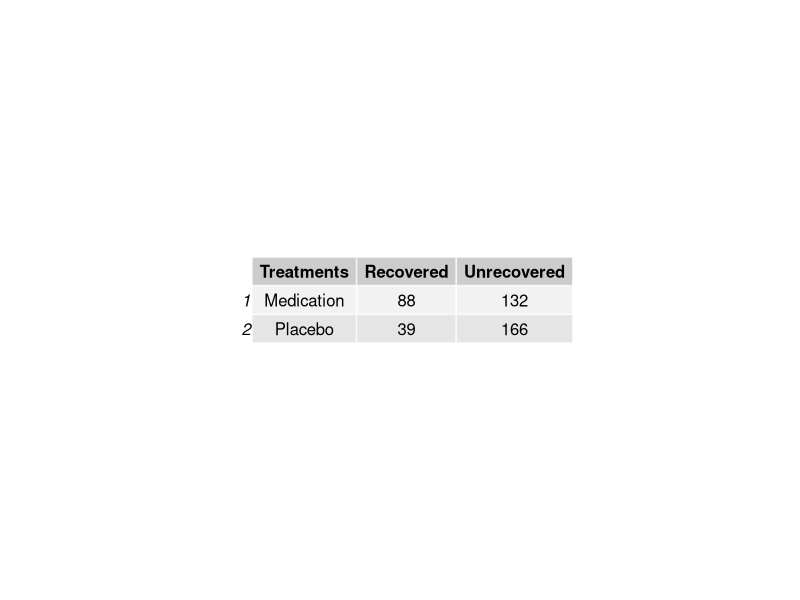
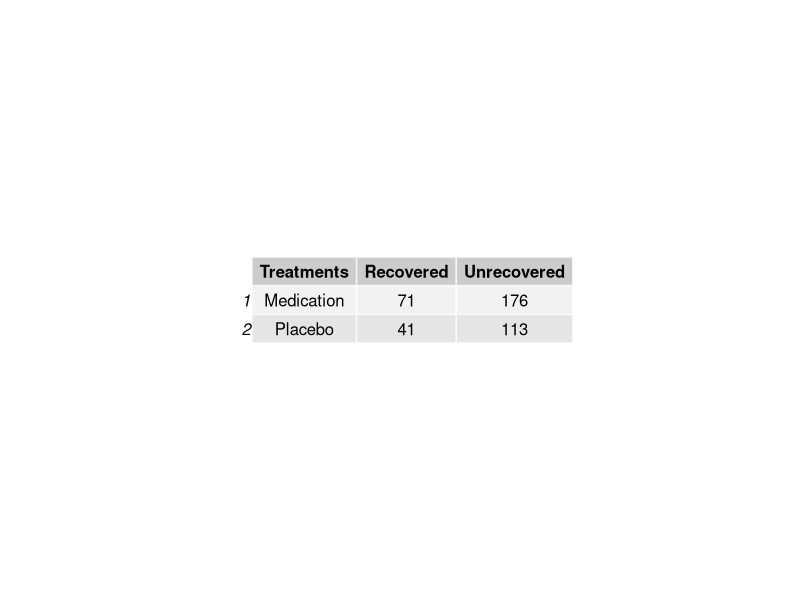
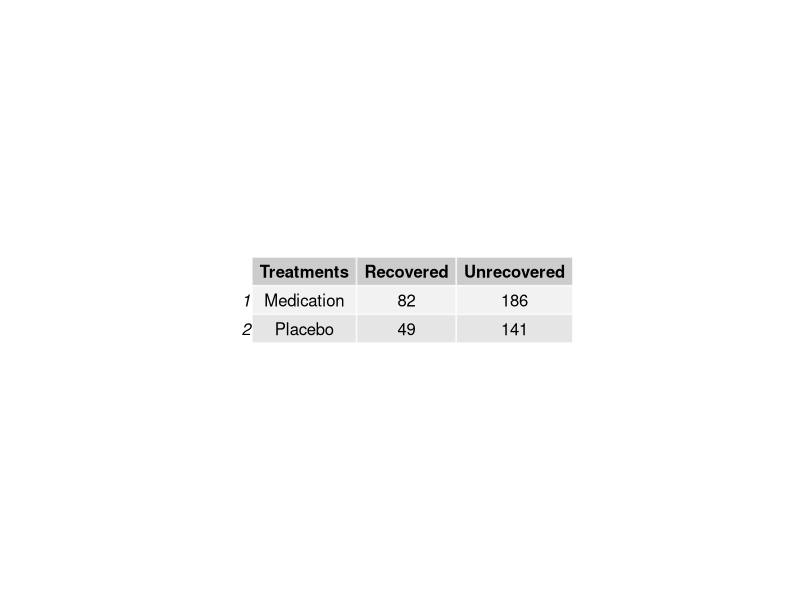
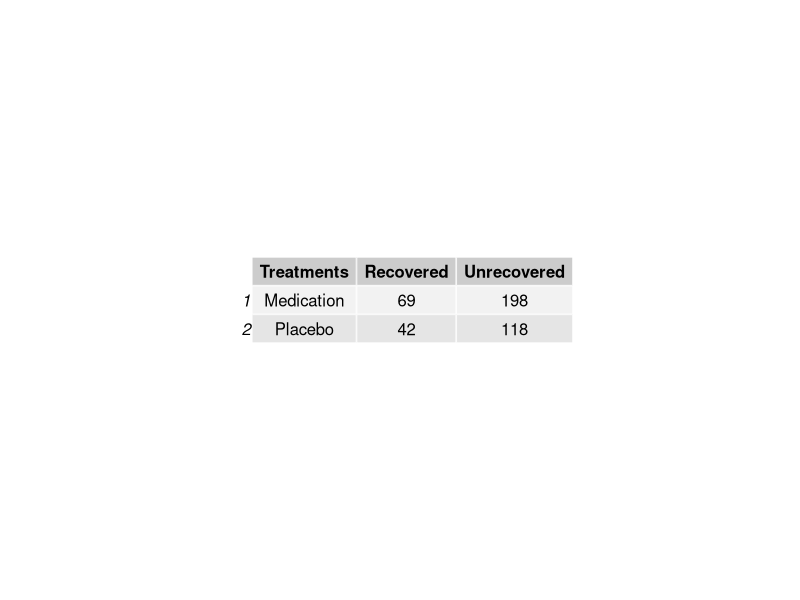
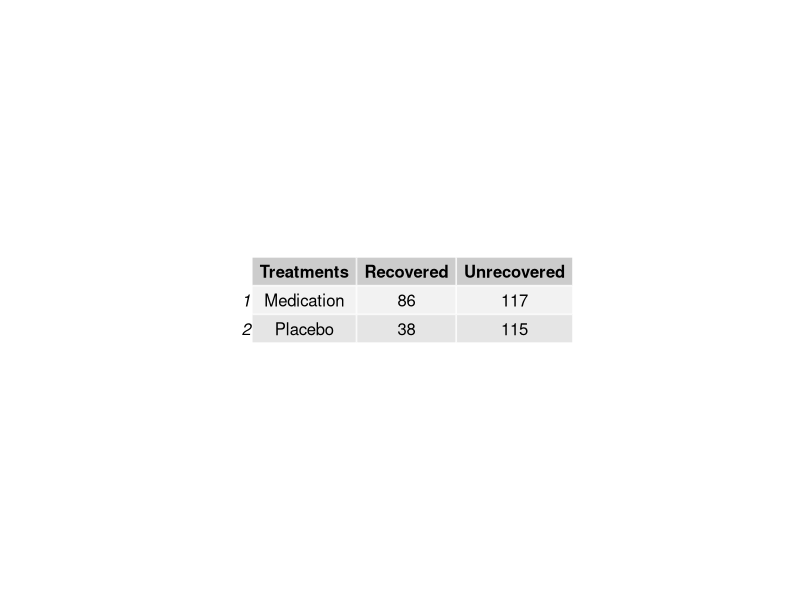
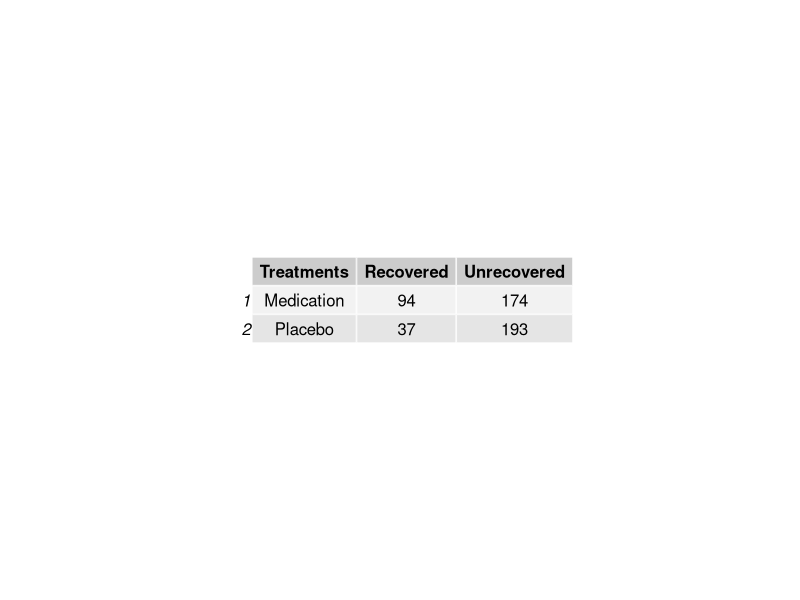
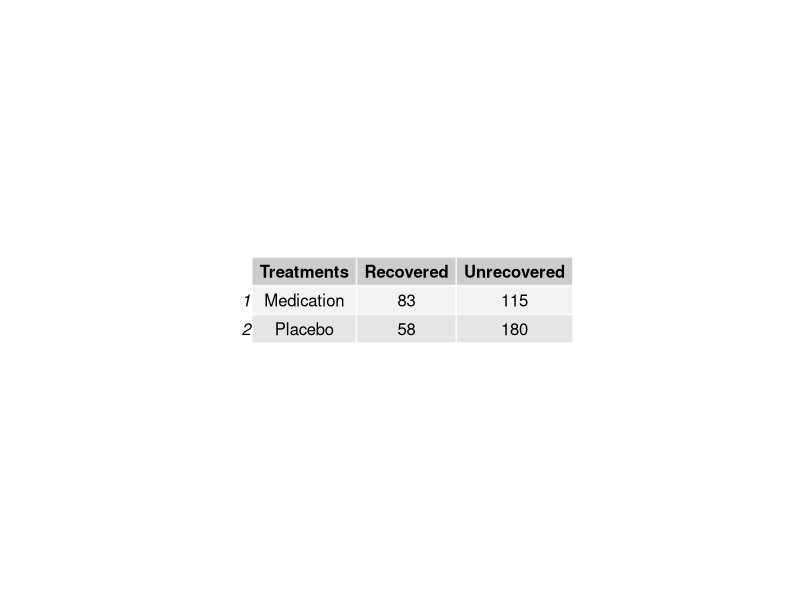
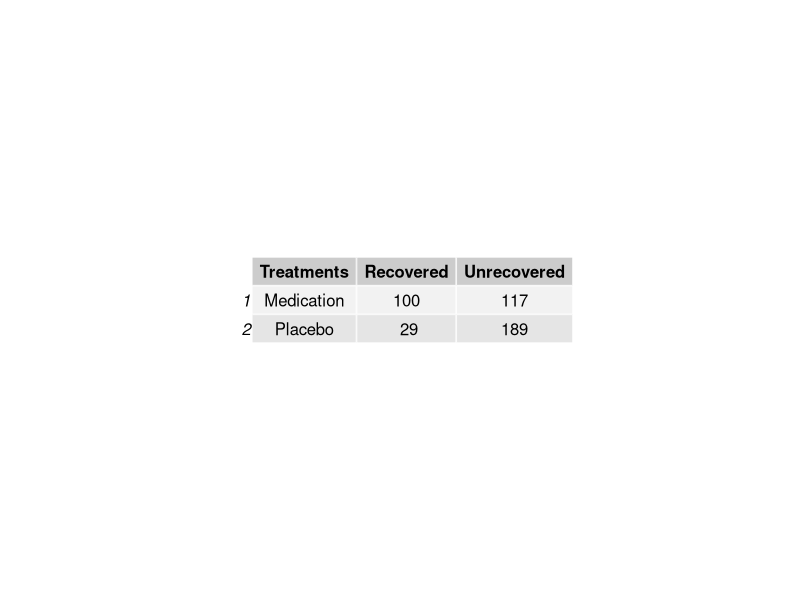

Write R code to recreate these figures, in order. (Note: this script raises an error after producing the figures.)
##### ORPESEMC1 #####
library(gridExtra) # the pacakge needed for this particular question to create multiple grid-level plots in a page
ORPESEMC1= function(
title = "ORPESEMC1", # Question-bank title that will be easily viewable in e-learning
n = 200, # Number of questions to generate
type = "MC", # The question type, one of many possible types on e-learning
answers = 5, # Number of answers per MC question
points.per.q = 4, # Number of points the question is worth (on the test)
difficulty = 1, # An easily viewable difficulty level on e-learning
quest.txt1 = "Both a new medication and placebo were administered to two separate groups of subjects. The subjects were monitored for recovery from an illness and the results were recorded in the 2x2 contingency table above. What is the ",
quest.txt2 = " for recovery in subjects who received the medication vs. those who received the placebo?", # The above 2 question texts are static text for the full question
Treatments = c("Medication", "Placebo"), #creating a vector of the treatment characters in the question
digits = 2, # This is the number of decimal places to round off the data
loc.path = "Images/", # This is the local path used to store any randomly generated image files
e.path = "Images/", # This is the path on e-learning used to store any above-implemented image files
hint = "You can follow your a, b, c, d formula given in lectures and the coursepack.", # This is a student hint, visible to them during the exam on e-learning
feedback = "OR = ad/(bc). SE = sqrt(1/a + 1/b + 1/c + 1/d)" # This is student feedback, visible after the exam
)
{
param <- c("NewQuestion","ID","Title","QuestionText","Points","Difficulty", "Image",
           rep("Option", answers),"Hint","Feedback") # These are setting row names for the CSV file
questions <- data.frame() # This opens a data frame to store the randomly generated questions below
for(i in 1:n)
{
  ID <- paste(title, i, sep = "-") # The ID of the specific question within the bank, title + question number in the loop
  points <- sample(c(rep(0,answers-1),100),replace=F) # The proportion of points assigned to each possible answer, 1 if correct or 0 if incorrect
  corr.ind <- 7 + which.max(points) # This is the row index of the correct answer
  data1 <- sample(c("odds ratio", "standard error of the natural log of the odds ratio"), size = 1)
  Recovered <- c(sample(50:100, size = 1), sample(25:75, size = 1))
  Unrecovered <- sample(100:200, size = 2)
  data <- data.frame(Treatments, Recovered, Unrecovered, stringsAsFactors = FALSE) # This is how we're randomly generating data frame for this question
  corr.ans <- if(data1 == "odds ratio"){round(data[1,2]*data[2,3]/(data[1,3]*data[2,2]),
                                              digits = digits)}
  else{round(sqrt(1/data[1,2] + 1/data[2,2] + 1/data[1,3] + 1/data[2,3]),
             digits = digits)} # this is the correct answer to the question
  up.min <- corr.ans + .08 # This is the minimum value for incorrect answers above the correct answer
  down.max <- corr.ans - .08 # This is the maximum value for incorrect answers below the correct answer
  ans.txt <- sample(if(corr.ans <= .1){seq(up.min, 1, 10^-digits)}
                    else{if(corr.ans >= 1.3){seq(.01, down.max, 10^-digits)}
                      else{c(seq(10^-digits, down.max, 10^-digits),
                             seq(up.min, up.min + 2.2, 10^-digits))}},
                    size = answers) # These are randomly generated incorrect answers
  content <- c(type, ID, ID, paste(quest.txt1, data1, quest.txt2, sep = ""),
               points.per.q, difficulty, paste(e.path, paste(title, i, sep = "-"), ".jpeg", sep = ""),
               points, hint, feedback) # This is collecting a lot of the above information into a single vector
  options <- c(rep("",7), ans.txt, rep("",2)) # This is collecting the incorrect answers above, and indexing them correctly by row
  options[corr.ind] <- corr.ans # This is imputing the correct answer at the appropriate row index
  questions[(1+(9+answers)*i):((9+answers)*(i+1)),1] <- param # This is indexing and storing all the row names
  questions[(1+(9+answers)*i):((9+answers)*(i+1)),2] <- content # Indexing and storing all the content
  questions[(1+(9+answers)*i):((9+answers)*(i+1)),3] <- options # Indexing and storing the answers, both incorrect and correct
  jpeg(filename=paste(loc.path, paste(title, i, sep = "-"), ".jpeg", sep = ""),
       height = 30*nrow(data), width = 81*ncol(data)) # creating the image files in the designated place
  p <- tableGrob(data) #Creating the summary statistics for the graphical item
  grid.arrange(p) #arranging all the summary statistics for the graphical items in one location
  dev.off()
}
questions <- questions[((10+answers)):((9+answers)*(n+1)),] # Storing only what's needed for e-learning upload as a CSV file
write.table(questions, sep=",", file=paste(title, ".csv", sep = ""),
            row.names=F, col.names=F) # Writing the CSV file
}

ORPESEMC1() # creating the csv file